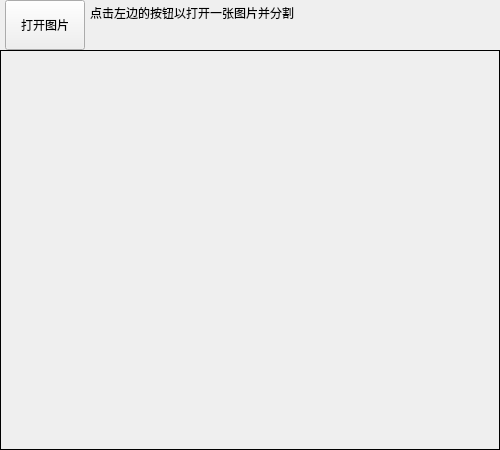
<?xml version="1.0" encoding="UTF-8"?>
<ui version="4.0">
 <class>MainWindow</class>
 <widget class="QMainWindow" name="MainWindow">
  <property name="geometry">
   <rect>
    <x>0</x>
    <y>0</y>
    <width>500</width>
    <height>450</height>
   </rect>
  </property>
  <property name="sizePolicy">
   <sizepolicy hsizetype="Fixed" vsizetype="Fixed">
    <horstretch>0</horstretch>
    <verstretch>0</verstretch>
   </sizepolicy>
  </property>
  <property name="acceptDrops">
   <bool>true</bool>
  </property>
  <property name="windowTitle">
   <string>图像分割示例程序</string>
  </property>
  <widget class="QWidget" name="centralwidget">
   <widget class="QLabel" name="label_img">
    <property name="geometry">
     <rect>
      <x>0</x>
      <y>50</y>
      <width>500</width>
      <height>400</height>
     </rect>
    </property>
    <property name="frameShape">
     <enum>QFrame::Box</enum>
    </property>
    <property name="text">
     <string/>
    </property>
   </widget>
   <widget class="QPushButton" name="pushButton_1">
    <property name="geometry">
     <rect>
      <x>5</x>
      <y>0</y>
      <width>80</width>
      <height>50</height>
     </rect>
    </property>
    <property name="text">
     <string>打开图片</string>
    </property>
   </widget>
   <widget class="QLabel" name="label_1">
    <property name="geometry">
     <rect>
      <x>90</x>
      <y>0</y>
      <width>410</width>
      <height>25</height>
     </rect>
    </property>
    <property name="text">
     <string>点击左边的按钮以打开一张图片并分割</string>
    </property>
   </widget>
   <widget class="QLabel" name="label_2">
    <property name="geometry">
     <rect>
      <x>90</x>
      <y>25</y>
      <width>410</width>
      <height>25</height>
     </rect>
    </property>
    <property name="text">
     <string/>
    </property>
   </widget>
  </widget>
  <widget class="QMenuBar" name="menubar">
   <property name="geometry">
    <rect>
     <x>0</x>
     <y>0</y>
     <width>500</width>
     <height>24</height>
    </rect>
   </property>
  </widget>
 </widget>
 <resources/>
 <connections/>
</ui>
